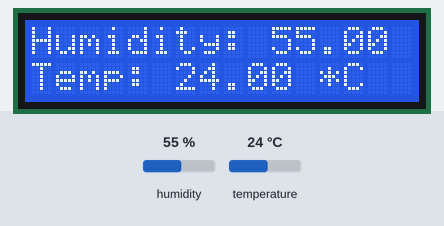
Simulated run of this sketch. Board: Arduino Uno, built with avr-gcc and run on an emulated ATmega328P. Parts: 16×2 character LCD. The test bench sets the inputs (shaded band); at power-on: humidity 55 %, temperature 24 °C. What the sketch prints to the serial monitor is not drawn.

Above: at 1.2 s.
1.3 s: humidity set to 22 %
At 3.6 s:
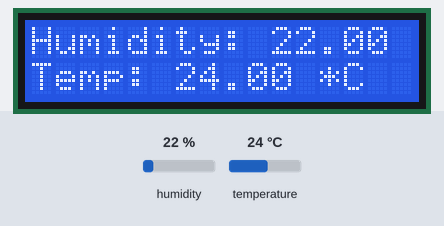
4.1 s: temperature set to 12 °C
At 4.9 s:
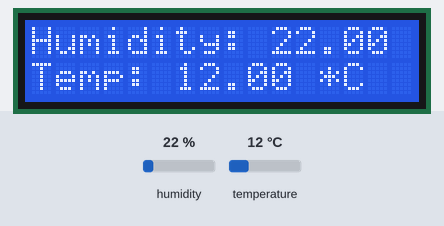
6.9 s: humidity set to 40 %
At 9.8 s:
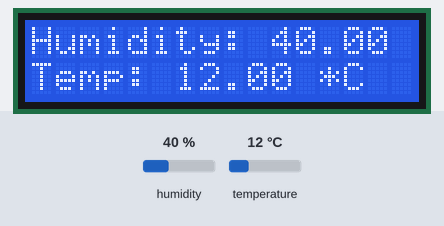
10.1 s: temperature set to 19 °C
At 11.3 s:
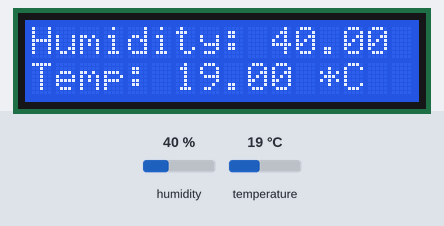
Timing chart, 0 to 13.1 s (numbered marks = the images above; inputs shaded):
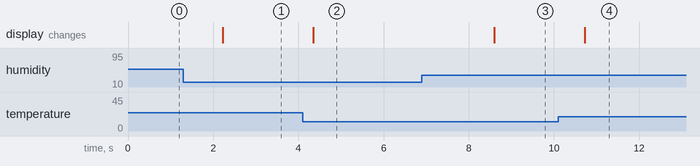

Measured:
- after the input at 1.3 s, the display: changes after 0.92 s (image 1)
- after the input at 4.1 s, the display: changes after 0.25 s (image 2)
- after the input at 6.9 s, the display: changes after 1.7 s (image 3)
- after the input at 10.1 s, the display: changes after 0.63 s (image 4)

The sketch:

temperature_and_humidiy_with_lcd.ino
```cpp
#include "DHT.h"
#include <Wire.h>  // Comes with Arduino IDE
#include <LiquidCrystal_I2C.h>

#define DHTPIN 2
#define DHTTYPE DHT22

DHT dht(DHTPIN,DHTTYPE);
LiquidCrystal_I2C lcd(0x27, 2, 1, 0, 4, 5, 6, 7, 3, POSITIVE);  // Set the LCD I2C address

void setup() {
  Serial.begin(9600);
  Serial.println("Testing DHT Sensor");
  lcd.begin(16,2);   // initialize the lcd for 16 chars 2 lines, turn on backlight
  lcd.backlight(); // finish with backlight on

  dht.begin();

}

void loop() {
  float humidity = dht.readHumidity();
  float temperature = dht.readTemperature();
  if(isnan(temperature) || isnan(humidity)){
    lcd.setCursor(0,0); //Start at character 4 on line 0
    lcd.print("DHT could not ");
    lcd.setCursor(0,1);
    lcd.print("be read!");
    Serial.println("DHT could not be read!");
  }else{

    lcd.setCursor(0,0); //Start at character 4 on line 0
    lcd.print("Humidity: ");
    lcd.print(humidity);
    lcd.setCursor(0,1);
    lcd.print("Temp: ");
    lcd.print(temperature);
    lcd.print(" *C");

    Serial.print("Humidity: ");
    Serial.print(humidity);
    Serial.print(" %\t");
    Serial.print("Temperature: ");
    Serial.print(temperature);
    Serial.print(" *C");
  }
  delay(500);
}
```
